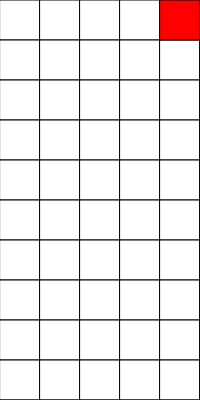
Frame 1 (no input)
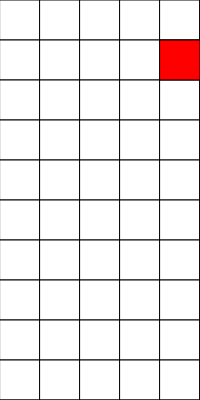
Frame 60 (no input)
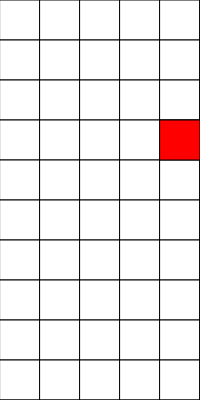
Frame 120 (the mouse pressed at the canvas centre since frame 60)

The p5.js sketch that drew these frames (run headless with seeded random() and noise() and a simulated clock; from frame 60 on, the mouse is pressed at the canvas centre):

// p5.js sketch
// ── sketch.js
let grille;
let pieceActuelle;

function setup() {
  createCanvas(200, 400);
  grille = new Grille(10, 20); 
  pieceActuelle = new Piece(); 
}

function draw() {
  background(0);
  grille.afficher();
  pieceActuelle.afficher();

  if (frameCount % 30 === 0) {
    if (pieceActuelle.descendre(grille)) {
      grille.ajouterPiece(pieceActuelle);
      pieceActuelle = new Piece();
    }
  }
}
// ── Grille.js
class Grille {
    constructor(cols, rows) {
      this.cols = cols;
      this.rows = rows; 
      this.tailleCase = 40; 
    }
  
    afficher() {
      fill(255);
      for (let y = 0; y < this.rows; y++) {
        for (let x = 0; x < this.cols; x++) {
          rect(x * this.tailleCase, y * this.tailleCase, this.tailleCase, this.tailleCase); 
        }
      }
    }
  
    ajouterPiece(piece) {
      let x = Math.floor(piece.x / this.tailleCase);
      let y = Math.floor(piece.y / this.tailleCase);
  
      if (x >= 0 && x < this.cols && y >= 0 && y < this.rows) {
        this.matrice[y][x] = 1;
      }
    }

    collision(piece) {
      let x = Math.floor(piece.x / this.tailleCase);
      let y = Math.floor(piece.y / this.tailleCase);
  

      return false; 
    }
  }
    
  
// ── Piece.js
class Piece {
    constructor() {
      this.x = Math.floor(Math.random() * (width / 40)) * 40; 
      this.y = 0;
      this.taille = 40;
    }
  
    afficher() {
      fill(255, 0, 0);
      rect(this.x, this.y, this.taille, this.taille); 
    }
  
    descendre() {
      this.y += this.taille; 
    }
  
    estEnBas() {
      return this.y >= height - this.taille; 
    }
  }
  
// ── style.css
html, body {
  margin: 0;
  padding: 0;
  text-align: center;
  font-family: Arial, sans-serif;
}
canvas {
  display: block;
  margin: 0 auto;
}
#score {
  font-size: 24px;
  margin: 10px;
  color: white;
  background-color: black;
  padding: 10px;
  display: inline-block;
}
